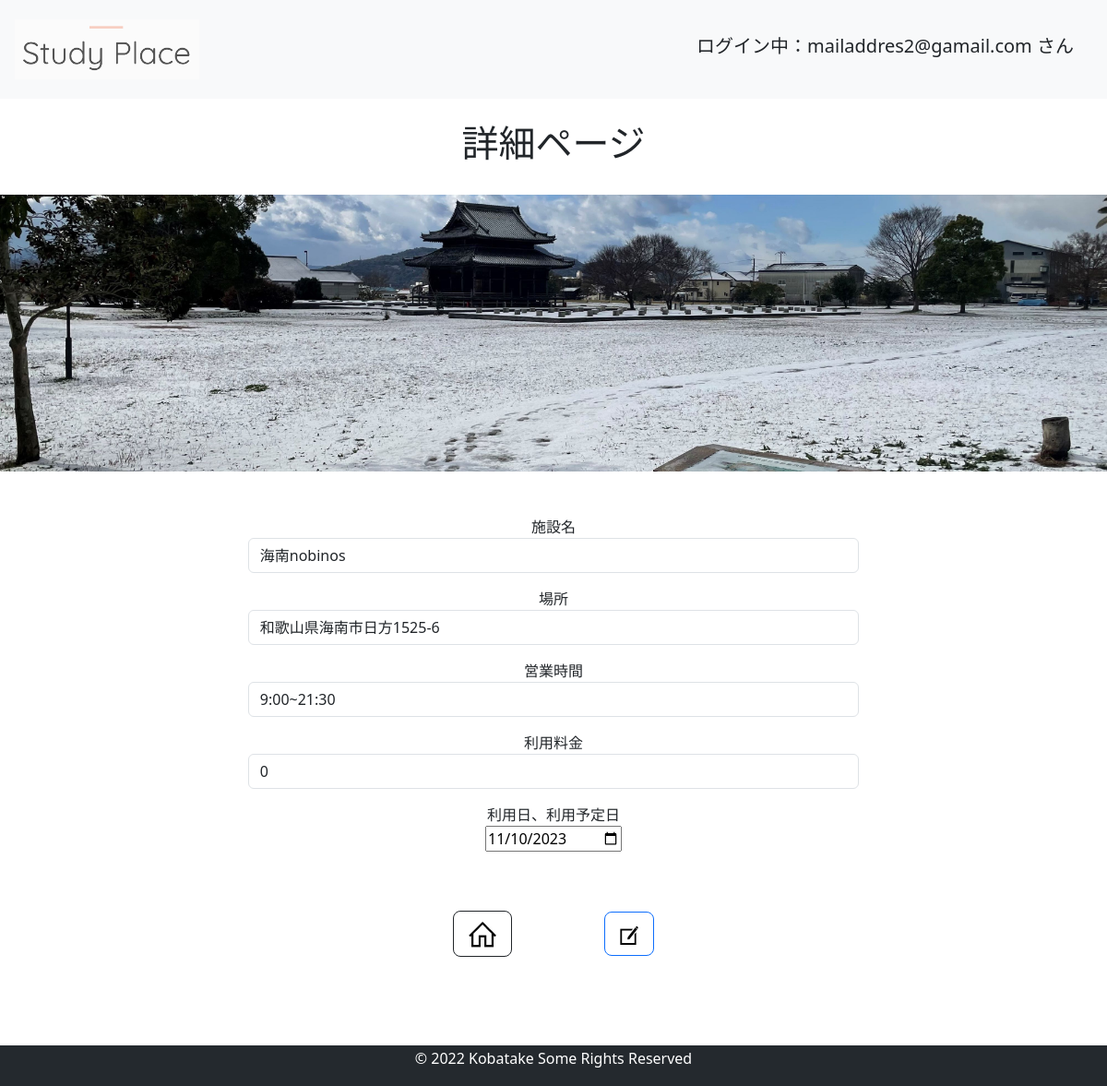
/update/4 (signed in), run on the app's committed database.
### app.py (models this page shows, shortened)
class User(UserMixin, db.Model):
    id = db.Column(db.Integer, primary_key=True)
    username = db.Column(db.String(50), nullable=False, unique=True)
    password = db.Column(db.String(12))
    posts = db.relationship('Post', backref='user', lazy=True)

class Post(db.Model):
    id = db.Column(db.Integer, primary_key=True)
    title = db.Column(db.String(30), nullable=False)
    detail = db.Column(db.String(200))
    due = db.Column(db.DateTime, nullable=False)
    place = db.Column(db.String(50), nullable=False)
    time = db.Column(db.String(30), nullable=False)
    money = db.Column(db.String(30), nullable=False)
    user_id = db.Column(db.Integer, db.ForeignKey('user.id'), nullable=False)  # 外部キー：ユーザー情報
    comments = db.relationship('Comment', backref='post', lazy=True, cascade='all, delete-orphan')

### app.py (the view, shortened to what this page needs)
@app.route('/update/<int:id>', methods=['GET', 'POST'])
@login_required
def update(id):
    post = Post.query.get(id)
    if post.user != current_user:
        abort(403, "投稿したアカウントでしか編集は行えません...ごめんね。")  # Forbidden
    if request.method == 'GET':
        return render_template('update.html', post=post)

### app.py (called while the page is built)
@Login_Manager.user_loader
def load_user(user_id):
    return User.query.get(int(user_id))

### templates/update.html
{%extends 'base.html' %}
{% block body %}
<br>
<h1><div style="text-align: center;">詳細ページ</dvi></h1>
<br>
<img src="/static/img/winter.jpg" style="width:100%">
<div style="text-align: center;">
<form class="m-5" action="/update/{{ post.id }}" method="POST">
    <div class="form-group pb-3">
        <label for="title">施設名</label>
        <input type="text" class="form-control" name="title" style="width: 60%; margin: auto;" value="{{ post.title }}">
    </div>
    <div class="form-group pb-3">
        <label for="place">場所</label>
        <input type="text" class="form-control" name="place" style="width: 60%; margin: auto;" value="{{ post.place }}">
    </div>
    <div class="form-group pb-3">
        <label for="time">営業時間</label>
        <input type="text" class="form-control" name="time" style="width: 60%; margin: auto;" value="{{ post.time }}">
    </div>
    <div class="form-group pb-3">
        <label for="money">利用料金</label>
        <input type="text" class="form-control" name="money" style="width: 60%; margin: auto;" value="{{ post.money }}">
    </div>
    <div class="form-group pb-3">
        <label for="due">利用日、利用予定日</label><br>
        <input type="date" name="due" value="{{ post.due.date() }}" required>
    </div>
    <a class="btn btn-outline-dark btn-lg m-5" href="/" role="button"><img src="/static/img/home.png" style="max-width: 30px; max-height: 30px;"></a>
    <button type="submit" class="btn btn-outline-primary btn-lg m-5"><img src="/static/img/update2.png" style="max-width: 20px; max-height: 20px;"></a>
</form>
</div>
{% endblock %}

### templates/base.html (shortened to what this page needs)
<!DOCTYPE html>
<html lang="en">
<head>
    <link rel="stylesheet" href="{{ url_for('static', filename='css/bootstrap.min.css') }}">
</head>
<body>
    <nav class="navbar navbar-light bg-light p-3">
        <a href="/">
          <img class="navbar-brand" href="/" src="{{ url_for('static', filename='img/StudyPlace.png') }}" style="max-width: 200px; max-height: 200px;">
        </a>
        {% if current_user.is_authenticated %}
          <h5 style="margin-right: 20px;">ログイン中：{{ current_user.username }} さん</h5>
        {% else %}
          <h5>ログアウト中：ゲストさん</h5>
        {% endif %}
    </nav>
    {% block body %}{% endblock %}
    <footer style="background-color: #24292e; color: #fff; font-size: 1.0rem; padding: 2px 5px; text-align: center;">
      <p>&copy; 2022 Kobatake Some Rights Reserved</p>
    </footer>
</body>
</html>

### data on the page
User: username "mailaddres2@gamail.com"
Post: title "海南nobinos", place "和歌山県海南市日方1525-6", time "9:00~21:30", money "0", due "11/10/2023"
